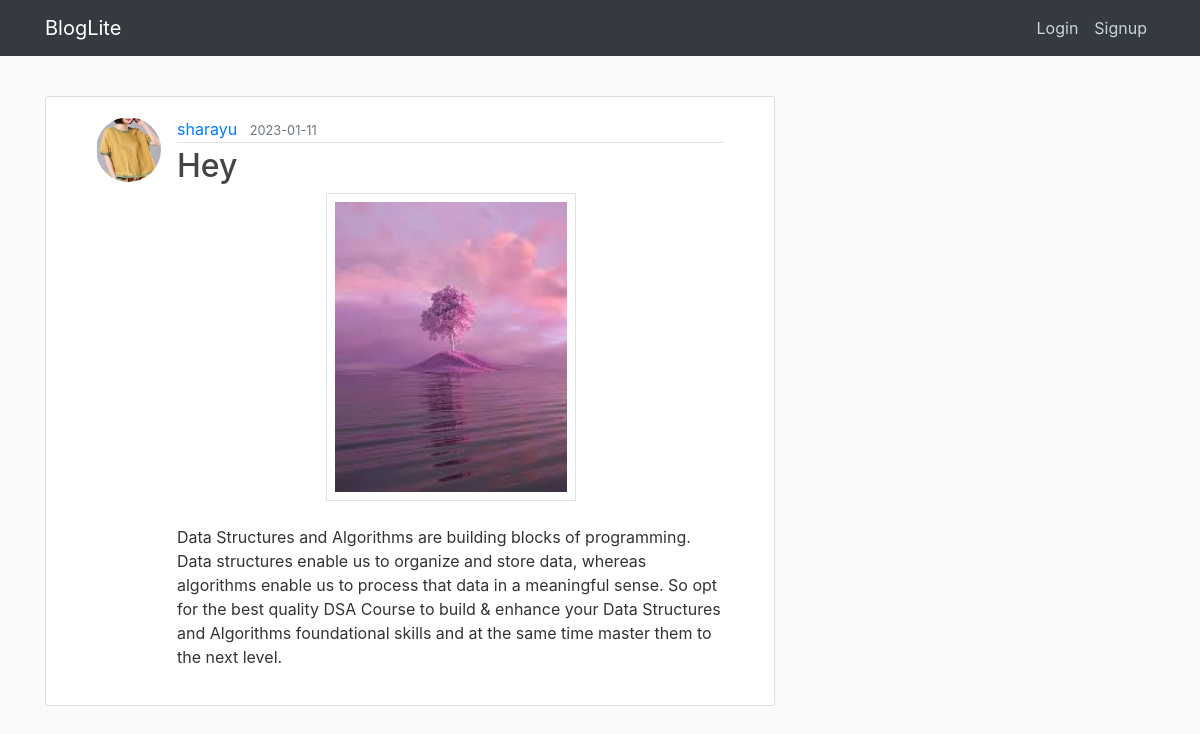
/post/1, run on the app's committed database.
### application/models.py (models this page shows, shortened)
class User(db.Model, UserMixin):
    id = db.Column(db.Integer, primary_key=True)
    username = db.Column(db.String(20), unique=True, nullable=False)
    email = db.Column(db.String(30), unique=True, nullable=False)
    image_file = db.Column(db.String(20), nullable=False, default='default.jpg')
    password = db.Column(db.String(60), nullable=False)
    posts = db.relationship('Post', backref='author', lazy=True)
    comments = db.relationship('Comment', backref='user', lazy=True)
    likes = db.relationship('Like', backref='user', lazy=True)
    followed = db.relationship(
        'User', secondary=followers,
        primaryjoin=(followers.c.follower_id == id),
        secondaryjoin=(followers.c.followed_id == id),
        backref=db.backref('followers', lazy='dynamic'), lazy='dynamic')

class Post(db.Model):
    id = db.Column(db.Integer, primary_key=True)
    title = db.Column(db.String(100), nullable=False)
    date_posted = db.Column(db.DateTime, nullable=False, default=datetime.utcnow)
    image_file = db.Column(db.String(20), default='default.jpg')
    content = db.Column(db.Text, nullable=False)
    user_id = db.Column(db.Integer, db.ForeignKey('user.id'), nullable=False)
    comments = db.relationship('Comment', backref='post', lazy=True)
    likes = db.relationship('Like', backref='post', lazy=True)

### application/routes.py (the view)
@app.route("/post/<int:post_id>")
def post(post_id):
    post = Post.query.get_or_404(post_id)
    return render_template('post.html', title=post.title, post=post, legend='post' ,image_file=post.image_file)

### application/routes.py (called while the page is built)
@app.context_processor
def layout():
    form=SearchForm()
    return dict(form=form)

### application/templates/post.html (shortened to what this page needs)
{% extends "layout.html" %}
{% block content %}
  <article class="media content-section">
    <div>
        <img class="rounded-circle article-img" src="{{ url_for('static', filename='profile_pics/' + post.author.image_file) }}">
    </div>
    <div class="media-body">
      <div class="article-metadata">
        <a class="mr-2" href="{{ url_for('user_posts', username=post.author.username) }}">{{ post.author.username }}</a>
        <small class="text-muted">{{ post.date_posted.strftime('%Y-%m-%d') }}</small>
      </div>
      <h2 class="article-title" href="{{ url_for('post' , post_id=post.id) }} ">{{ post.title }}</h2>
      <div class="text-center">
        <img src="{{ url_for('static' , filename = 'post_photos/'+ post.image_file )}}" class="border shadow p-2" class="img-fluid" style="width:250px;" alt="">
    </div><br>
      <p class="article-content">{{ post.content }}</p>
    </div>
  </article>
{% endblock content %}

### application/static/main.css (style rules this page uses)
body { background: #fafafa; color: #333333; margin-top: 5rem; }
h1, h2, h3, h4, h5, h6 { color: #444444; }
.content-section { background: #ffffff; padding: 20px 50px; border: 1px solid #dddddd; border-radius: 3px; margin-bottom: 20px; }
.article-title { color: #444444; }
.article-content { white-space: pre-line; }
.article-img { height: 65px; width: 65px; margin-right: 16px; }
.article-metadata { padding-bottom: 1px; margin-bottom: 4px; border-bottom: 1px solid #e3e3e3 }

### data on the page
User: image_file (picture), author.username "sharayu"
Post: date_posted "2023-01-11", title "Hey", image_file (picture), content "Data Structures and Algorithms are building blocks of programming. Data structures enable us to organize and store data, whereas algorithms enable us to process that data in a meaningful sense. So opt for the best quality DSA Course to build & enhance your Data Structures and Algorithms foundational skills and at the same time master them to the next level."
